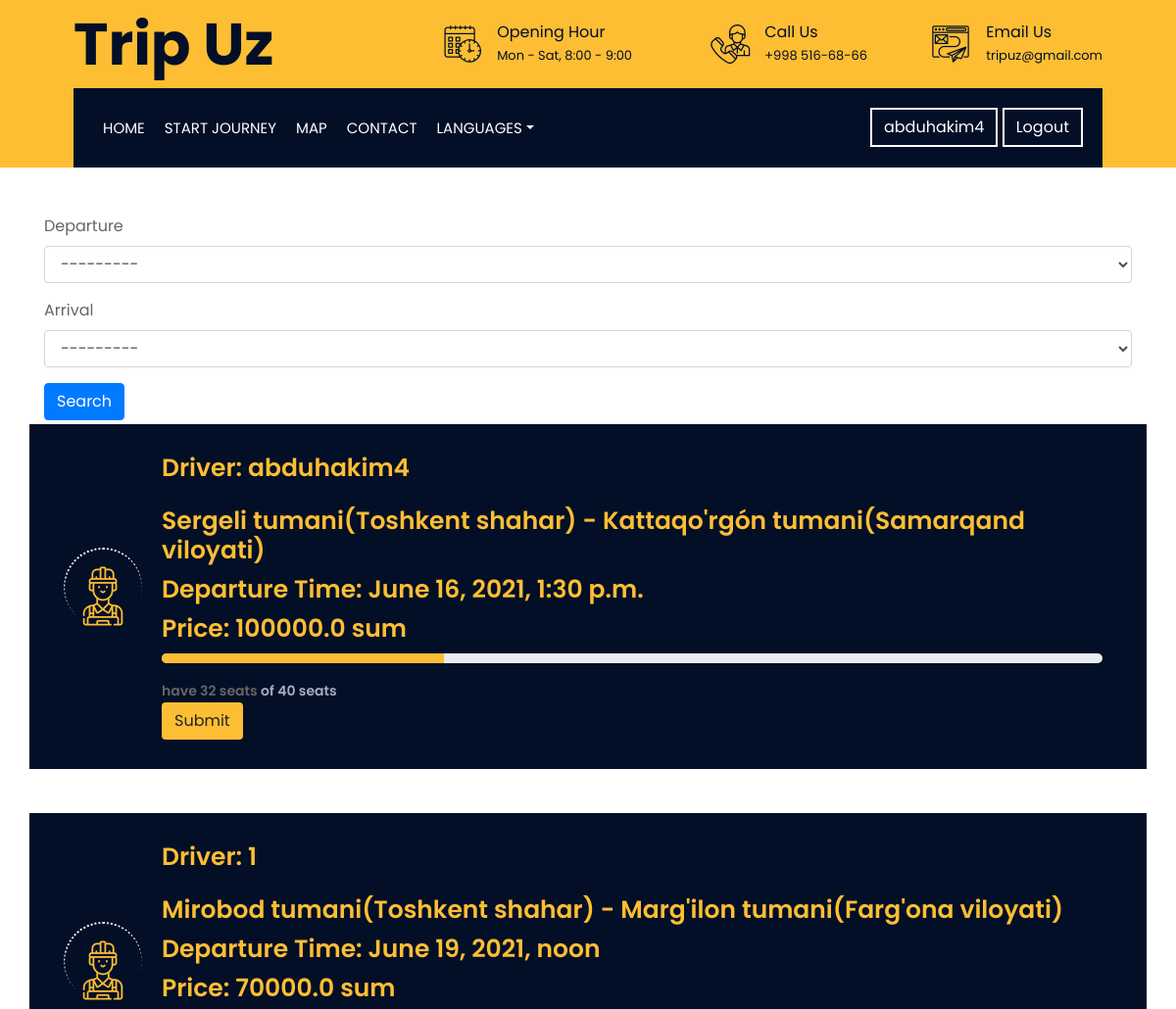
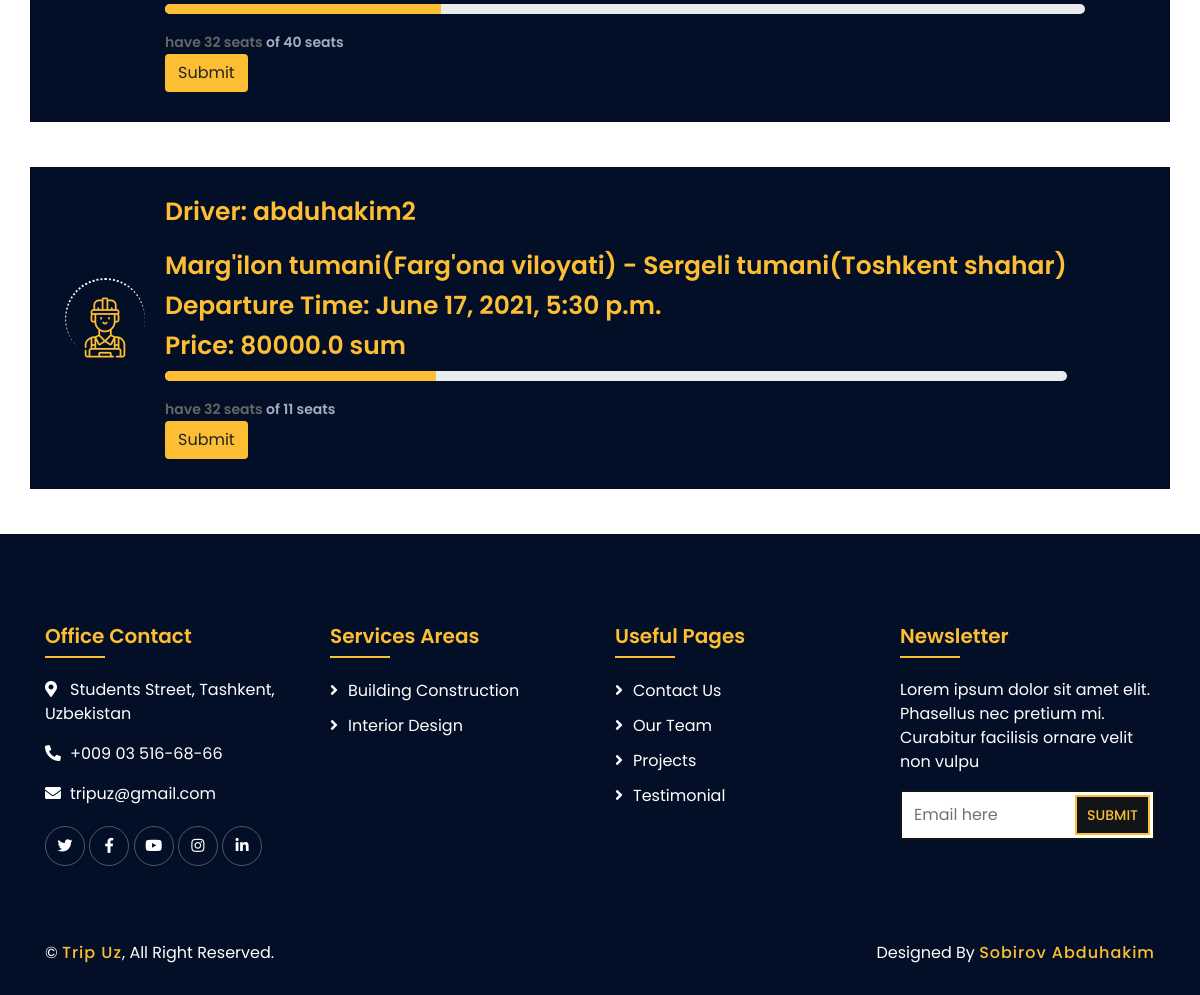
/trip/ordertrip/ (signed in), run on the app's committed database (2 pictures, top to bottom).
### user/models.py (models this page shows)
class User(AbstractUser):
    phone = models.CharField(max_length=15, default=None, null=True)
    objects = UserManager()

class Driver(models.Model):
    User = settings.AUTH_USER_MODEL
    user = models.OneToOneField(User, on_delete=models.CASCADE, null=True)
    image = models.ImageField(upload_to='drivers')
    birthday = models.DateField()
    gender = models.CharField(max_length=255, choices=(('male', 'Male'), ('famale', 'Famale')))
    smoking = models.BooleanField(default=False)
    experience = models.IntegerField(null=True)
    startDate = models.DateTimeField(auto_now_add=True)
    def __str__(self):
        return self.user.username

### trip/models.py (models this page shows, shortened)
class Trip(models.Model):
    driver = models.OneToOneField(Driver, blank=True, on_delete=models.CASCADE)
    departure = models.ForeignKey(District, blank=True, related_name="from_where", on_delete=models.CASCADE)
    arrival = models.ForeignKey(District, blank=True, related_name="to_where", on_delete=models.CASCADE)
    bus = models.ForeignKey(Bus, blank=True, on_delete=models.CASCADE)
    datatime = models.DateTimeField(null=True)
    status = models.BooleanField(default=False)
    seats = models.IntegerField(null=True)
    price = models.FloatField(null=True)
    def __str__(self):
        return self.departure.district + " - " + self.arrival.district

class District(models.Model):
    district = models.CharField(max_length=100, null=True)
    province = models.ForeignKey(Province, on_delete=models.CASCADE)
    def __str__(self):
        return self.district + "(" + self.province.province + ")"

class Province(models.Model):
    province = models.CharField(max_length=100, null=True)

### trip/views.py (the view)
# urls.py: path('ordertrip/', views.orderTrip, name="ordertrip"),
def orderTrip(request):
    ordertrip = Trip.objects.all()
    tfilter = TripFilter(request.GET, queryset=ordertrip)
    ordertrip = tfilter.qs
    mytrip = OrderTripForm()
    if request.method == "POST":
        mytrip = OrderTripForm(request.POST)
        if mytrip.is_valid():
            mytrip.save()
            return redirect('/')
    context = {'ordertrip': ordertrip, 'tfilter': tfilter, 'mytrip': mytrip}
    return render(request, 'trip/ordertrip.html', context)

### trip/forms.py
class OrderTripForm(ModelForm):
    class Meta:
        model = OrderTrip
        fields = "__all__"

### trip/templates/trip/ordertrip.html (shortened to what this page needs)
{% extends 'home.html' %}
{% block content %}
<!DOCTYPE html>
{% load static %}
{% load i18n %}
{% load crispy_forms_tags %}
<html lang="en">
<head>
</head>
<body>
    <div class="container mt-5 mb-1">
        <form method="GET">
            {{ tfilter.form | crispy }}
            <button class="btn btn-primary" >{% trans 'Search' %}</button>
        </form>
    </div>
{%for item in ordertrip%}
<div class="feature wow fadeInUp" data-wow-delay="0.2s">
    <div class="container">
        <div class="row align-items-center">
            <div class="col-lg-12 col-md-12">
                <div class="feature-item">
                    <div class="feature-icon">
                        <i class="flaticon-worker"></i>
                    </div>
                    <div class="feature-text">
                        <div class="ms-2 c-details">
                            <h3 class="mb-0">{% trans 'Driver:' %} {{item.driver}}</h3><br>
                        </div>
                        <h3 class="heading">{{item.departure}} - {{item.arrival}}</h3>
                        <h3>{% trans 'Departure Time:' %} {{item.datatime}}</h3>
                        <h3>{% trans 'Price:' %} {{item.price}} sum</h3>
                        <div class="progress">
                            <div class="progress-bar" role="progressbar" style="width: 30%" aria-valuenow="50" aria-valuemin="0" aria-valuemax="100"></div>
                        </div>
                        <div class="mt-3"> <span class="text1">{% trans 'have 32 seats' %} <span class="text2"> of {{item.seats}} seats</span></span> </div>
                        <button type="button" style="background-color: #fdbe33;" class="btn btn-toolbar" data-toggle="modal" data-target="#modalPush">{% trans 'Submit' %}</button>
                    </div>
                </div>
            </div>
        </div>
    </div>
</div>
{% endfor %}
</body>
</html>
{% endblock %}

### user/templates/home.html (shortened to what this page needs)
{% load static %}
{% load i18n %}
<!DOCTYPE html>
<html lang="en">
    <head>
        <link href="https://stackpath.bootstrapcdn.com/bootstrap/4.4.1/css/bootstrap.min.css" rel="stylesheet">
        <link href="https://cdnjs.cloudflare.com/ajax/libs/font-awesome/5.10.0/css/all.min.css" rel="stylesheet">
        <link href="{% static 'user/lib/flaticon/font/flaticon.css' %}" rel="stylesheet">
        <link href="{% static 'user/lib/animate/animate.min.css' %}" rel="stylesheet">
        <link href="{% static 'user/lib/owlcarousel/assets/owl.carousel.min.css' %}" rel="stylesheet">
        <link href="{% static 'user/lib/lightbox/css/lightbox.min.css' %}" rel="stylesheet">
        <link href="{% static 'user/lib/slick/slick.css' %}" rel="stylesheet">
        <link href="{% static 'user/lib/slick/slick-theme.css' %}" rel="stylesheet">
        <link href="{% static 'user/css/style.css' %}" rel="stylesheet" type="text/css">
    </head>
    <body>
        <div class="wrapper">
            <div class="top-bar">
                <div class="container-fluid">
                    <div class="row align-items-center">
                        <div class="col-lg-4 col-md-12">
                            <div class="logo">
                                <a href="{% url 'home' %}">
                                    <h1>Trip Uz</h1>
                                </a>
                            </div>
                        </div>
                        <div class="col-lg-8 col-md-7 d-none d-lg-block">
                            <div class="row">
                                <div class="col-4">
                                    <div class="top-bar-item">
                                        <div class="top-bar-icon">
                                            <i class="flaticon-calendar"></i>
                                        </div>
                                        <div class="top-bar-text">
                                            <h3>{% trans 'Opening Hour' %}</h3>
                                            <p>{% trans 'Mon - Sat, 8:00 - 9:00' %}</p>
                                        </div>
                                    </div>
                                </div>
                                <div class="col-4">
                                    <div class="top-bar-item">
                                        <div class="top-bar-icon">
                                            <i class="flaticon-call"></i>
                                        </div>
                                        <div class="top-bar-text">
                                            <h3>{% trans 'Call Us' %}</h3>
                                            <p>+998 516-68-66</p>
                                        </div>
                                    </div>
                                </div>
                                <div class="col-4">
                                    <div class="top-bar-item">
                                        <div class="top-bar-icon">
                                            <i class="flaticon-send-mail"></i>
                                        </div>
                                        <div class="top-bar-text">
                                            <h3>{% trans 'Email Us' %}</h3>
                                            <p>tripuz@gmail.com</p>
                                        </div>
                                    </div>
                                </div>
                            </div>
                        </div>
                    </div>
                </div>
            </div>
            <div class="nav-bar">
                <div class="container-fluid">
                    <nav class="navbar navbar-expand-lg bg-dark navbar-dark">
                        <div class="collapse navbar-collapse justify-content-between" id="navbarCollapse">
                            <div class="navbar-nav mr-auto">
                                {% url 'home' as url %}
                                <a href="{{ url }}" {% if request.path == url %}class="nav-item nav-link active" {% endif %}  class="nav-item nav-link ">{% trans 'Home' %}</a>
                                {% url 'ordertrip' as url %}
                                <a href="{{ url }}" {% if request.path == url %}class="nav-item nav-link active" {% endif %} class="nav-item nav-link">{% trans 'Start Journey' %}</a>
                                {% url 'map' as url %}
                                <a href="{{ url }}" {% if request.path == url %}class="nav-item nav-link active" {% endif %} class="nav-item nav-link">{% trans 'Map' %}</a>
                                {% url 'contact' as url %}
                                <a href="{{ url }}" {% if request.path == url %}class="nav-item nav-link active" {% endif %} class="nav-item nav-link">{% trans 'Contact' %}</a>
                                <div class="nav-item dropdown">
                                    <a href="#" class="nav-link dropdown-toggle" data-toggle="dropdown">{% trans 'Languages' %}</a>
                                </div>
                            </div>
                            <div class="ml-auto">
                            <span class="user">
                                {% if request.user.is_authenticated %}
                                    <a class="btn" href="{% url 'userprofile' %}">{{request.user}}</a>
                                    <a class="btn" href="{% url 'logout' %}">{% trans 'Logout' %}</a>
                                {% else %}
                                    <a class="btn" href="{% url 'login' %}">{% trans 'Log-in' %}</a>
                                {% endif %}
                                </span>
                            </div>
                        </div>
                    </nav>
                </div>
            </div>
            {% block content %}{% endblock %}
            <div class="footer wow fadeIn" data-wow-delay="0.3s">
                <div class="container">
                    <div class="row">
                        <div class="col-md-6 col-lg-3">
                            <div class="footer-contact">
                                <h2>{% trans 'Office Contact' %}</h2>
                                <p><i class="fa fa-map-marker-alt"></i>{% trans 'Students Street, Tashkent, Uzbekistan' %}</p>
                                <p><i class="fa fa-phone-alt"></i>+009 03 516-68-66</p>
                                <p><i class="fa fa-envelope"></i>tripuz@gmail.com</p>
                                <div class="footer-social">
                                    <a href=""><i class="fab fa-twitter"></i></a>
                                    <a href=""><i class="fab fa-facebook-f"></i></a>
                                    <a href=""><i class="fab fa-youtube"></i></a>
                                    <a href=""><i class="fab fa-instagram"></i></a>
                                    <a href=""><i class="fab fa-linkedin-in"></i></a>
                                </div>
                            </div>
                        </div>
                        <div class="col-md-6 col-lg-3">
                            <div class="footer-link">
                                <h2>{% trans 'Services Areas' %}</h2>
                                <a href="">{% trans 'Building Construction' %}</a>
                                <a href="">{% trans 'Interior Design' %}</a>
                            </div>
                        </div>
                        <div class="col-md-6 col-lg-3">
                            <div class="footer-link">
                                <h2>{% trans 'Useful Pages' %}</h2>
                                <a href="">{% trans 'Contact Us' %}</a>
                                <a href="">{% trans 'Our Team' %}</a>
                                <a href="">{% trans 'Projects' %}</a>
                                <a href="">{% trans 'Testimonial' %}</a>
                            </div>
                        </div>
                        <div class="col-md-6 col-lg-3">
                            <div class="newsletter">
                                <h2>{% trans 'Newsletter' %}</h2>
                                <p>
                                    {% trans 'Lorem ipsum dolor sit amet elit. Phasellus nec pretium mi. Curabitur facilisis ornare velit non vulpu' %}
                                </p>
                                <div class="form">
                                    <input class="form-control" placeholder="Email here">
                                    <button class="btn">{% trans 'Submit' %}</button>
                                </div>
                            </div>
                        </div>
                    </div>
                </div>
                <div class="container copyright">
                    <div class="row">
                        <div class="col-md-6">
                            <p>&copy; <a href="#">Trip Uz</a>,{% trans ' All Right Reserved.' %}</p>
                        </div>
                        <div class="col-md-6">
                            <p>{% trans 'Designed By' %} <a href="https://htmlcodex.com">Sobirov Abduhakim</a></p>
                        </div>
                    </div>
                </div>
            </div>
        </div>
    </body>
</html>

### trip/templates/trip/ordertrip.html (style rules this page uses)
body { background-color: #fdbe33; }
.progress { height: 10px; border-radius: 10px }
.progress div { background-color: #fdbe33 }
.text1 { font-size: 14px; font-weight: 600 }
.text2 { color: #a5aec0 }

### data on the page
User: user "abduhakim4"
Trip: driver "abduhakim4", departure "Sergeli tumani(Toshkent shahar)", arrival "Kattaqo'rgón tumani(Samarqand viloyati)", datatime "June 16, 2021, 1:30 p.m.", price "100000.0", seats "40"
Trip: driver "1", departure "Mirobod tumani(Toshkent shahar)", arrival "Marg'ilon tumani(Farg'ona viloyati)", datatime "June 19, 2021, noon", price "70000.0", seats "40"
Trip: driver "abduhakim2", departure "Marg'ilon tumani(Farg'ona viloyati)", arrival "Sergeli tumani(Toshkent shahar)", datatime "June 17, 2021, 5:30 p.m.", price "80000.0", seats "11"
